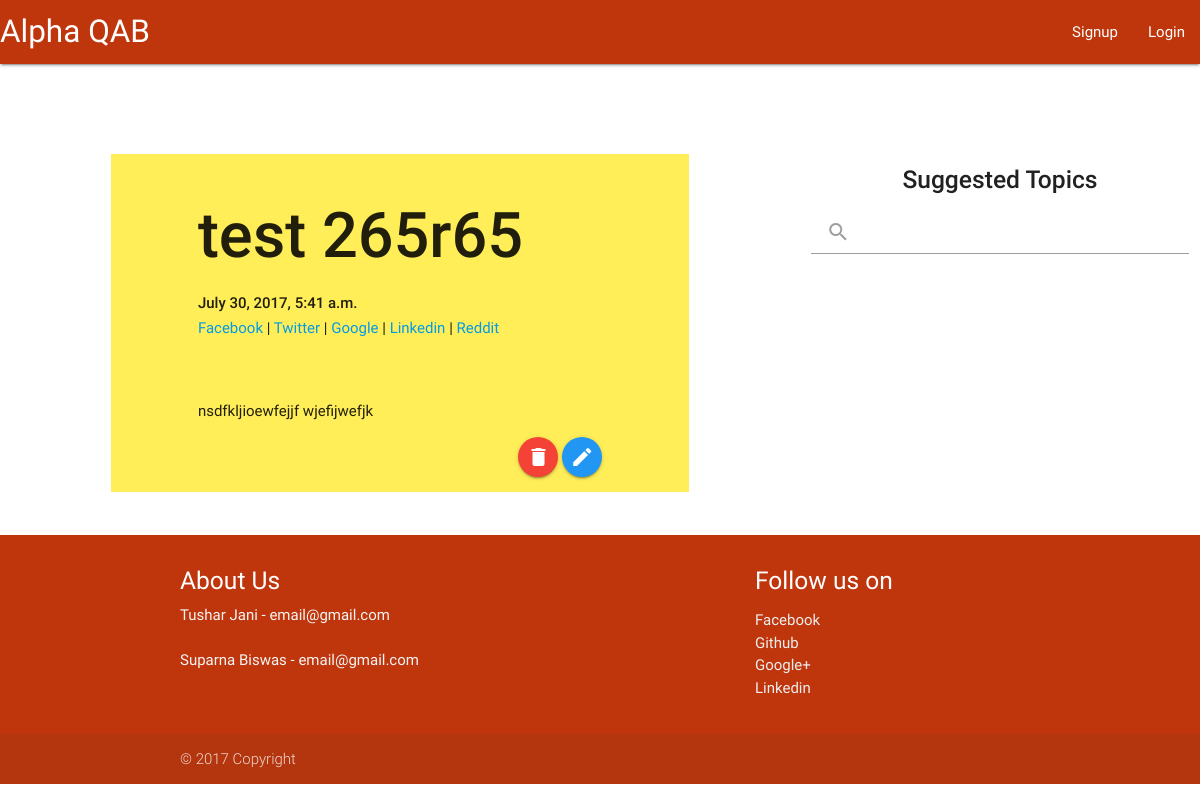
/index/16/, run on the app's committed database.
### posts/models.py (models this page shows, shortened)
class Post(models.Model):
    title = models.CharField(max_length = 120)
    brief = models.CharField(max_length=120,null=True)
    content = RichTextUploadingField(max_length=1000000,null=True)
    updated = models.DateTimeField(auto_now=True,auto_now_add=False)
    timestamp = models.DateTimeField(auto_now=False, auto_now_add=True)
    class Meta:
        ordering = ["-timestamp", "-updated"]

### posts/views.py (the view)
# urls.py: url(r'^index/(?P<id>\d+)/$', views.blog, name='detail'),
def blog(request, id=None):
    instance = Post.objects.get(id=id)
    context = {
        "title": instance.title,
        "instance": instance,
    }
    return render(request,'posts/blog.html', context)

### posts/templates/posts/blog.html (shortened to what this page needs)
{% extends "posts/base.html" %}
{% block content %}
    <div class="row">
      <br><br><br><br>
      <div class="col s6 offset-s1">
        <div class="#ffee58 yellow lighten-1">
          <div class="container">
            <div class="section">
                <h1><strong>{{ instance.title }}<br/></strong></h1>
                <h6><strong>{{ instance.updated }}<br></strong></h6>
                <a href="https://www.facebook.com/sharer/sharer.php?u={{ request.build_absolute_uri }}">Facebook</a>
                    |
                    <a href="https://twitter.com/home?status={{ share_string }}%20{{ request.build_absolute_uri }}">Twitter</a>
                    |
                    <a href='https://plus.google.com/share?url={{ request.build_absolute_uri }}'>Google</a>
                    |
                    <a href="https://www.linkedin.com/shareArticle?mini=true&url={{ request.build_absolute_uri }}&title={{ instance.title }}&summary={{ share_string }}&source={{ request.build_absolute_uri }}">Linkedin</a>
                    |
                    <a href="http://www.reddit.com/submit?url={{ request.build_absolute_uri }}&title={{ share_string }}.">Reddit</a>
                    <br><br><br>
                <div class="content-markdown">
                    {{ instance.content|safe }}
                </div>
                <div class="right-align">
                   <a class="btn-floating btn-small waves-effect waves-light red" href="delete/"><i class="material-icons">delete</i></a>
                    <a class="btn-floating btn-small waves-effect waves-light blue" href="update/"><i class="material-icons">mode_edit</i></a>
                </div>
            </div>
          </div>
        </div>
        <br>
      </div>
      <div class="col s4 offset-s1">
          <h5 class="center-align"><strong>Suggested Topics</strong></h5>
          <div class="nav-wrapper">
            <form>
              <div class="input-field">
                <input id="search" type="search" required>
                <label class="label-icon" for="search"><i class="material-icons">search</i></label>
                <i class="material-icons">close</i>
              </div>
            </form>
          </div>
        </div>
      </div>
{% endblock %}

### posts/templates/posts/style.css (style rules this page uses)
html { font-family: Roboto,fantasy,sans-serif; }

### data on the page
Post: title "test 265r65", updated "July 30, 2017, 5:41 a.m.", content "nsdfkljioewfejjf wjefijwefjk"
